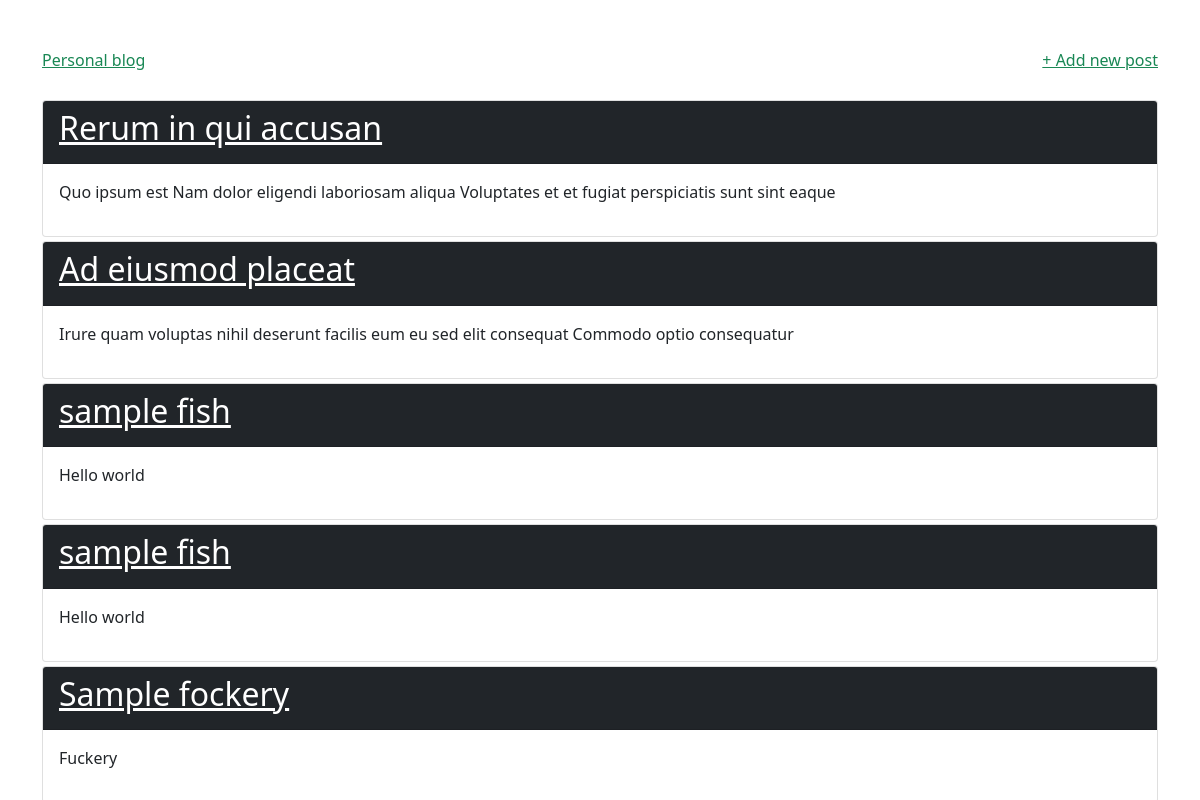
Before: / with the older database file.
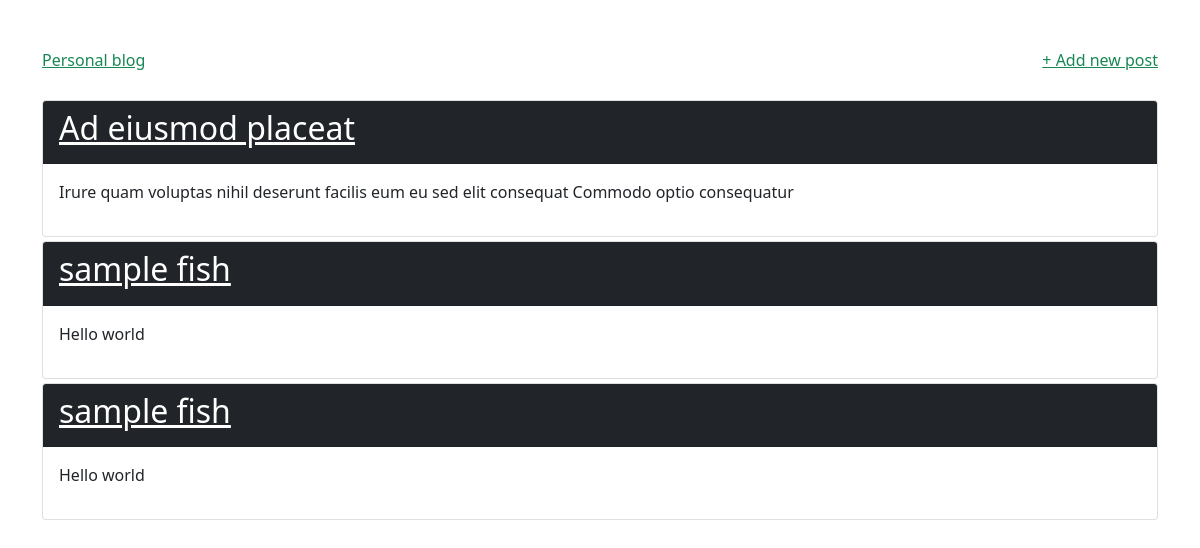
After: the same page with the newer database file.
### blog/models.py (models this page shows, shortened)
class Post(models.Model):
    title = models.CharField(max_length=200)
    author = models.ForeignKey(
        'auth.User',
        on_delete=models.CASCADE,
    )
    body = models.TextField()

### blog/views.py (the view)
# urls.py: path('', BlogListView.as_view(), name='home'),
class BlogListView(ListView):
    model = Post
    template_name = 'home.html'

### templates/home.html
{% extends 'base.html' %}
{% block content %}
    <div class="row">
        {% for post in object_list %}
            <div class="col-12 mt-1">
                <div class="card">
                    <div class="card-header bg-dark">
                        <h2><a href="{% url 'post_detail' post.pk %}" class="text-white">{{ post.body }}</a></h2>
                    </div>
                    <div class="card-body">
                        <p>{{ post.title }}</p>
                    </div>
                </div>
            </div>
        {% endfor %}
    </div>
{% endblock content %}

### templates/base.html (shortened to what this page needs)
{% load static %}
<html>
<head>
    <link rel="stylesheet" href="{% static 'bootstrap/css/bootstrap.css' %}">
</head>
<body class="container container-fluid">
<header class="pb-5 pt-5">
    <div class="float-start">
        <a href="{% url 'home' %}" class="text-success text-decoration-underline">
        Personal blog
    </a>
    </div>
    <div class="float-end">
        <a href="{% url 'post_new' %}" class="text-success text-decoration-underline">
        + Add new post
    </a>
    </div>
</header>
<div>
    {% block content %}
    {% endblock content %}
</div>
</body>
</html>

Changed rows visible on the page:
removed Post: body "Rerum in qui accusan", title "Quo ipsum est Nam dolor eligendi laboriosam aliqua Voluptates et et fugiat perspiciatis sunt sint eaque"
removed Post: body "Sample fockery", title "Fuckery"
